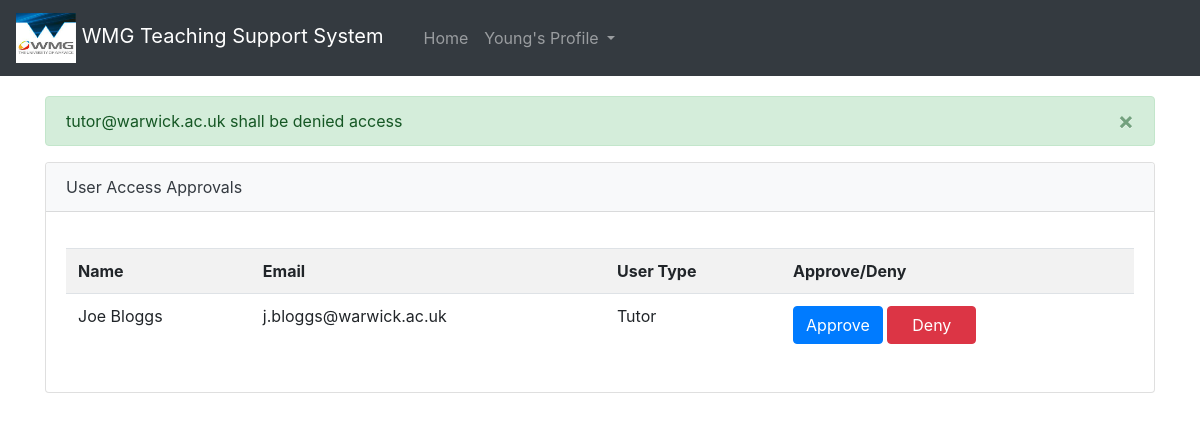
The app's page /approvals/deny/tutor@warwick.ac.uk/ (signed in) with its own data.
### app/models.py (models this page shows)
class User(db.Model, UserMixin):
    id = db.Column(db.Integer, primary_key = True)
    email = db.Column(db.String(100), unique = True, nullable = False)
    password = db.Column(db.String(80), nullable = False)
    fName = db.Column(db.String(20), nullable = False)
    sName = db.Column(db.String(30), nullable = False)
    userType = db.Column(db.String(20), nullable = False)
    questions = db.relationship('Question', backref='author')
    answers = db.relationship('Answer', backref='author')
    comments = db.relationship('Comment', backref='author')

class PendingUser(db.Model, UserMixin):
    id = db.Column(db.Integer, primary_key = True)
    email = db.Column(db.String(100), unique = True, nullable = False)
    password = db.Column(db.String(80), nullable = False)
    fName = db.Column(db.String(20), nullable = False)
    sName = db.Column(db.String(30), nullable = False)
    userType = db.Column(db.String(20), nullable = False)

### app/admin_views.py (the view)
@admin.route('/approvals/deny/<email>/')
def denyUser(email):
    users = userAccess.getPendingUserDetails()
    userAccess.denyUser(email)
    flash(email + ' shall be denied access')
    return render_template('auth/approve_user.html', title='User Access Approvals', users=users)

### app/__init__.py (called while the page is built)
def create_app():
	app = Flask(__name__)
	app.config.from_object('app.config.DevelopmentConfig')
	UPLOAD_FOLDER = join(dirname(realpath(__file__)), 'static/uploads')
	app.config['UPLOAD_FOLDER'] = UPLOAD_FOLDER
	from app.models import db, User
	db.init_app(app)
	migrate = Migrate(app, db)
	@app.route('/ping', methods=['GET'])
	def ping_pong():
		return jsonify({
			'status': 'Epic success',
			'message': 'pong!'
			})
	from app.admin_views import admin
	from app.login_views import login
	from app.views import base
	'''Log-in manager initialisation'''
	login_manager = LoginManager()
	login_manager.init_app(app)
	login_manager.login_view = "login.logIn"
	''' Misc and Error Handling'''
	@login_manager.user_loader
	def load_user(user_id):
		return User.query.get(int(user_id))
	app.register_blueprint(admin)
	app.register_blueprint(login)
	app.register_blueprint(base)
	return app

### app/api/dbUserAccess.py (called while the page is built)
    def getPendingUserDetails():
        users = PendingUser.query.all()
        return users

    def denyUser(email):
        users = userAccess.getPendingUserDetails()
        for user in users:
            if user.email == email:
                db.session.delete(user)
                db.session.commit()

### app/templates/auth/approve_user.html (shortened to what this page needs)
{% extends "auth/auth_base.html" %}
{% block homeLink %}
<a class="nav-link" href="{{ url_for('base.home') }}">Home</a>
{% endblock %}
{% block body %}
{% with messages = get_flashed_messages() %}
{% if messages %}
<div style="padding-top: 5rem;">
<div class="container">
	{% for message in messages %}
	<div class="alert alert-success alert-dismissible" role="alert">
	<button type="button" class="close" data-dismiss="alert" aria-label="Close"><span aria-hidden="true">×</span></button>
	{{message}}
	</div>
	{% endfor %}
</div>
{% endif %}
{% endwith %}
<section class="container">
	<div class="card">
		<div class="card-header text-dark bg-light mb-3">{{ title }}</div>
		<div class="card-body">
			<table class="table table-striped" id="userApprovalTable">
				<tr>
					<th>Name</th>
					<th>Email</th>
					<th>User Type</th>
					<th>Approve/Deny</th>
				</tr>
				{% for user in users %}
				<tr>
					<td>{{ user.fName }} {{ user.sName }}</td>
					<td>{{ user.email }}</td>
					<td>{{ user.userType }}</td>
					<td>
						<a class="btn btn-primary" href="/approvals/approve/{{ user.email }}" role="button">Approve</a>
						<a class="btn btn-danger" style="padding-left: 1.5rem; padding-right: 1.5rem;" href="/approvals/deny/{{ user.email }}" role="button">Deny</a>
					</td>
				</tr>
				{% endfor %}
			</table>
		</div>
	</div>
</section>
</div>
{% endblock %}

### app/templates/auth/auth_base.html (shortened to what this page needs)
<html lang="en">
    <head>
        <link rel="stylesheet" href="https://maxcdn.bootstrapcdn.com/bootstrap/4.5.2/css/bootstrap.min.css">
    </head>
    <body style="min-height: 75; padding-top: 1rem;">
        <nav class="navbar navbar-expand-md navbar-dark fixed-top bg-dark">
            <a class="navbar-brand" href="#">
                <image src="{{url_for('static',filename = 'images/wmglogo.png')}}" width = "60" height = "50" class="d-inline-block align-middle" href="{{ url_for('base.goHome') }}" alt="">
                WMG Teaching Support System
            </a>
            <div class="navbar" id="navbarSupportedContent">
                <ul class="navbar-nav mr-auto">
                    <li class="nav-item">
                        {% block homeLink %}
                        {% endblock %}
                    </li>
                    <li class="nav-item dropdown">
                        {% if current_user.is_authenticated %}
                        <a class="nav-link dropdown-toggle" href="#" id="navbarDropdown" role="button" data-toggle="dropdown" aria-haspopup="true" aria-expanded="false">
                        {{current_user.fName}}'s Profile
                        </a>
                        {%endif%}
                    </li>
                </ul>
            </div>
        </nav>
        {% block body %}
        {% endblock %}
    </body>
</html>

### records on screen
User: fName "Young"
PendingUser: fName "Joe", sName "Bloggs", email "j.bloggs@warwick.ac.uk", userType "Tutor"

### other values on screen
{{ message }} "tutor@warwick.ac.uk shall be denied access"
{{ title }} "User Access Approvals"
